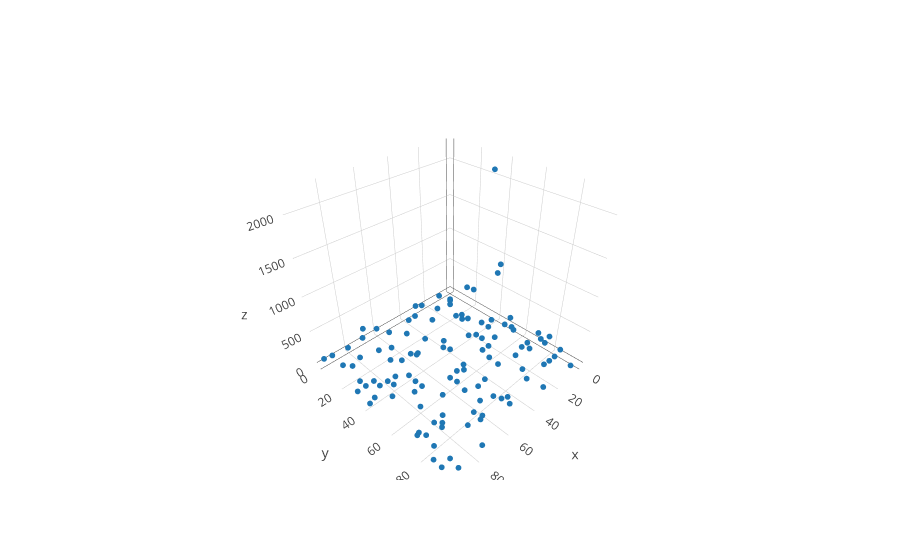

The notebook cell saved with this chart:
### Markdown cell above
Here, we take a sample of 25 percent of the above grid to "observe"

### Code cell
X_part, y_part = sim.rand_partial_grid(X, y, 0.3)
X_full, y_full, obs_idx, imag_idx = sim.fill_grid(X_part, y_part)

color = np.zeros(X_full.shape[0])
color[obs_idx] = 1.0
trace_partial_obs = go.Scatter3d(x = X_full[obs_idx, 0], y = X_full[obs_idx, 1],
                                 z= y[obs_idx], mode = 'markers', marker=dict(size = 2))
iplot([trace_partial_obs])

### Figure 1 — Plotly figure (JSON) as saved in the notebook; plotly's stock layout.template omitted (floating-point values rounded to 4 significant figures)
{"data": [{"marker": {"size": 2}, "mode": "markers", "type": "scatter3d", "x": [0, 0, 0, 0, 0, 0, 5, 5, 5, 5, 5, 5, 5, 5, 10, 10, 10, 10, 10, 15, 15, 15, 15, 15, 15, 20, 20, 20, 20, 20, 20, 20, 25, 25, 25, 25, 25, 30, 30, 30, 30, 30, 30, 30, 30, 35, 35, 35, 35, 40, 40, 40, 45, 45, 45, 45, 50, 50, 50, 50, 50, 50, 50, 50, 55, 55, 55, 55, 60, 60, 60, 60, 60, 60, 65, 65, 70, 70, 70, 70, 70, 70, 70, 70, 70, 70, 75, 75, 75, 75, 75, 80, 80, 80, 80, 80, 85, 85, 85, 85, 85, 85, 85, 90, 90, 90, 90, 90, 90, 90, 90, 90, 90, 95, 95, 95, 95, 95, 95, 95], "y": [15, 40, 50, 70, 75, 85, 25, 40, 50, 55, 75, 80, 85, 95, 0, 40, 60, 70, 85, 25, 30, 50, 70, 75, 85, 20, 25, 30, 45, 50, 55, 70, 0, 25, 40, 50, 55, 0, 15, 30, 50, 55, 60, 85, 95, 5, 25, 70, 85, 5, 35, 40, 25, 55, 70, 85, 15, 45, 55, 60, 70, 80, 85, 90, 5, 30, 55, 60, 0, 30, 35, 60, 70, 80, 20, 85, 0, 15, 25, 35, 40, 45, 50, 65, 85, 90, 10, 35, 50, 70, 95, 0, 35, 40, 60, 75, 20, 30, 35, 45, 75, 80, 95, 0, 10, 20, 25, 30, 70, 75, 80, 90, 95, 0, 30, 40, 45, 75, 85, 90], "z": [225, 869, 121, 130, 33, 65, 357, 19, 72, 96, 172, 282, 25, 31, 15, 2190, 183, 108, 30, 45, 43, 1001, 111, 159, 50, 225, 91, 100, 238, 234, 130, 46, 21, 411, 20, 113, 55, 72, 19, 552, 243, 61, 11, 58, 93, 21, 403, 134, 295, 14, 68, 778, 32, 47, 49, 20, 50, 252, 20, 121, 19, 33, 85, 94, 3, 7, 446, 9, 65, 72, 133, 158, 130, 144, 99, 32, 47, 55, 45, 196, 29, 15, 20, 145, 248, 294, 407, 10, 14, 3, 36, 23, 16, 47, 47, 79, 242, 19, 29, 30, 185, 214, 555, 43, 35, 183, 16, 23, 24, 88, 24, 49, 17, 63, 20, 3, 193, 194, 29, 25]}], "layout": {}}
